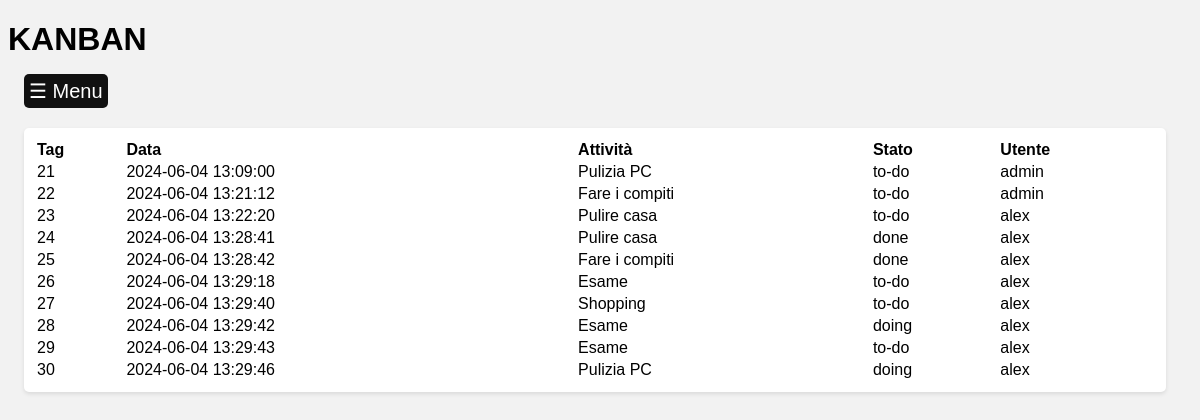
The app's page /kanban/cronologia.php (signed in) with its own data.
### tables this page shows
CREATE TABLE `modifica` (
  `tag` int(11) NOT NULL,
  `data` datetime NOT NULL,
  `fk_id` int(11) NOT NULL,
  `fk_stato` varchar(10) NOT NULL,
  `fk_username` varchar(30) NOT NULL
);

CREATE TABLE `task` (
  `id` int(11) NOT NULL,
  `titolo` varchar(30) NOT NULL,
  `descrizione` varchar(150) NOT NULL,
  `data_inizio` datetime NOT NULL,
  `priorita` varchar(10) NOT NULL
);

### kanban/cronologia.php (the view, shortened to what this page needs)
<!DOCTYPE html>
<head>
  <link rel="stylesheet" href="../css/home.css" />
  <link href="https://unpkg.com/boxicons@2.0.7/css/boxicons.min.css" rel="stylesheet" />
</head>
<h1 class="titolo">KANBAN</h1>
<body onload="carica()">
  <div class="content" id="main">
    <button class="openbtn" onclick="toggleSidebar()">☰ Menu</button>
    <section>
      <table>
        <thead>
          <tr>
            <th>Tag</th>
            <th>Data</th>
            <th>Attività</th>
            <th>Stato</th>
            <th>Utente</th>
          </tr>
        </thead>
        <tbody>
          <?php
          $connection = @mysqli_connect(host, username, password, db_name);
          $elencoCronologia = "SELECT * FROM modifica, task WHERE modifica.fk_id = task.id";
          $risultatoCronologia = mysqli_query($connection, $elencoCronologia);
          if (mysqli_num_rows($risultatoCronologia) > 0) {
            while ($row = mysqli_fetch_assoc($risultatoCronologia)) {
              echo "<tr>";
              echo "<td>" . $row['tag'] . "</td>";
              echo "<td>" . $row['data'] . "</td>";
              echo "<td>" . $row['titolo'] . "</td>";
              echo "<td>" . $row['fk_stato'] . "</td>";
              echo "<td>" . $row['fk_username'] . "</td>";
              echo "</tr>";
            }
          }
          ?>
        </tbody>
      </table>
    </section>
  </div>
</body>
</html>

### css/home.css (style rules this page uses)
body { font-family: Arial, sans-serif; background-color: #f2f2f2; }
section { display: flex; }
.content { transition: margin-left .5s; padding: 16px; }
.openbtn { font-size: 20px; cursor: pointer; background-color: #111; color: white; border: none; padding: 5px; margin-bottom: 10px; }
.titolo { margin-bottom: 0; }
table { flex: 1; margin: 10px; margin-left: 0; padding: 10px; background-color: #ffffff; border-radius: 5px; box-shadow: 0 2px 4px rgba(0, 0, 0, 0.1); }
tr { text-align: left; }
button { padding: 10px 20px; background-color: #007bff; color: #fff; border: none; border-radius: 5px; cursor: pointer; }

### records on screen
modifica: tag "21", data "2024-06-04 13:09:00", fk.titolo "Pulizia PC", fk_stato "to-do", fk_username "admin"
modifica: tag "22", data "2024-06-04 13:21:12", fk.titolo "Fare i compiti", fk_stato "to-do", fk_username "admin"
modifica: tag "23", data "2024-06-04 13:22:20", fk.titolo "Pulire casa", fk_stato "to-do", fk_username "alex"
modifica: tag "24", data "2024-06-04 13:28:41", fk.titolo "Pulire casa", fk_stato "done", fk_username "alex"
modifica: tag "25", data "2024-06-04 13:28:42", fk.titolo "Fare i compiti", fk_stato "done", fk_username "alex"
modifica: tag "26", data "2024-06-04 13:29:18", fk.titolo "Esame", fk_stato "to-do", fk_username "alex"
modifica: tag "27", data "2024-06-04 13:29:40", fk.titolo "Shopping", fk_stato "to-do", fk_username "alex"
modifica: tag "28", data "2024-06-04 13:29:42", fk.titolo "Esame", fk_stato "doing", fk_username "alex"
modifica: tag "29", data "2024-06-04 13:29:43", fk.titolo "Esame", fk_stato "to-do", fk_username "alex"
modifica: tag "30", data "2024-06-04 13:29:46", fk.titolo "Pulizia PC", fk_stato "doing", fk_username "alex"
